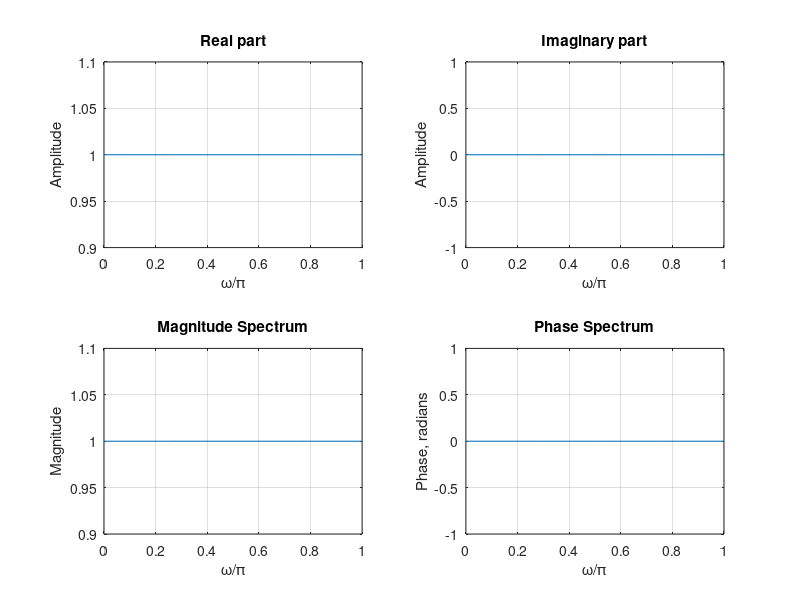

Reproduce this figure in MATLAB.
% Discrete-Time Fourier Transform Computation
%
% Read in the desired number of frequency samples
clc;
clear all;
close all;
k = input('Number of frequency points = ');
% Read in the numerator and denominator coefficients
num = input('Numerator coefficients = ');
den = input('Denominator coefficients = ');
% Compute the frequency response/Evaluate Z transform on unit circle
w = 0:pi/(k-1):pi;
h = freqz(num, den, w);
% Plot the frequency response
subplot(2,2,1)
plot(w/pi,real(h));grid
title('Real part')
xlabel('\omega/\pi'); ylabel('Amplitude')
subplot(2,2,2)
plot(w/pi,imag(h));grid
title('Imaginary part')
xlabel('\omega/\pi'); ylabel('Amplitude')
subplot(2,2,3)
plot(w/pi,abs(h));grid
title('Magnitude Spectrum')
xlabel('\omega/\pi'); ylabel('Magnitude')
subplot(2,2,4)
plot(w/pi,angle(h));grid
title('Phase Spectrum')
xlabel('\omega/\pi'); ylabel('Phase, radians')